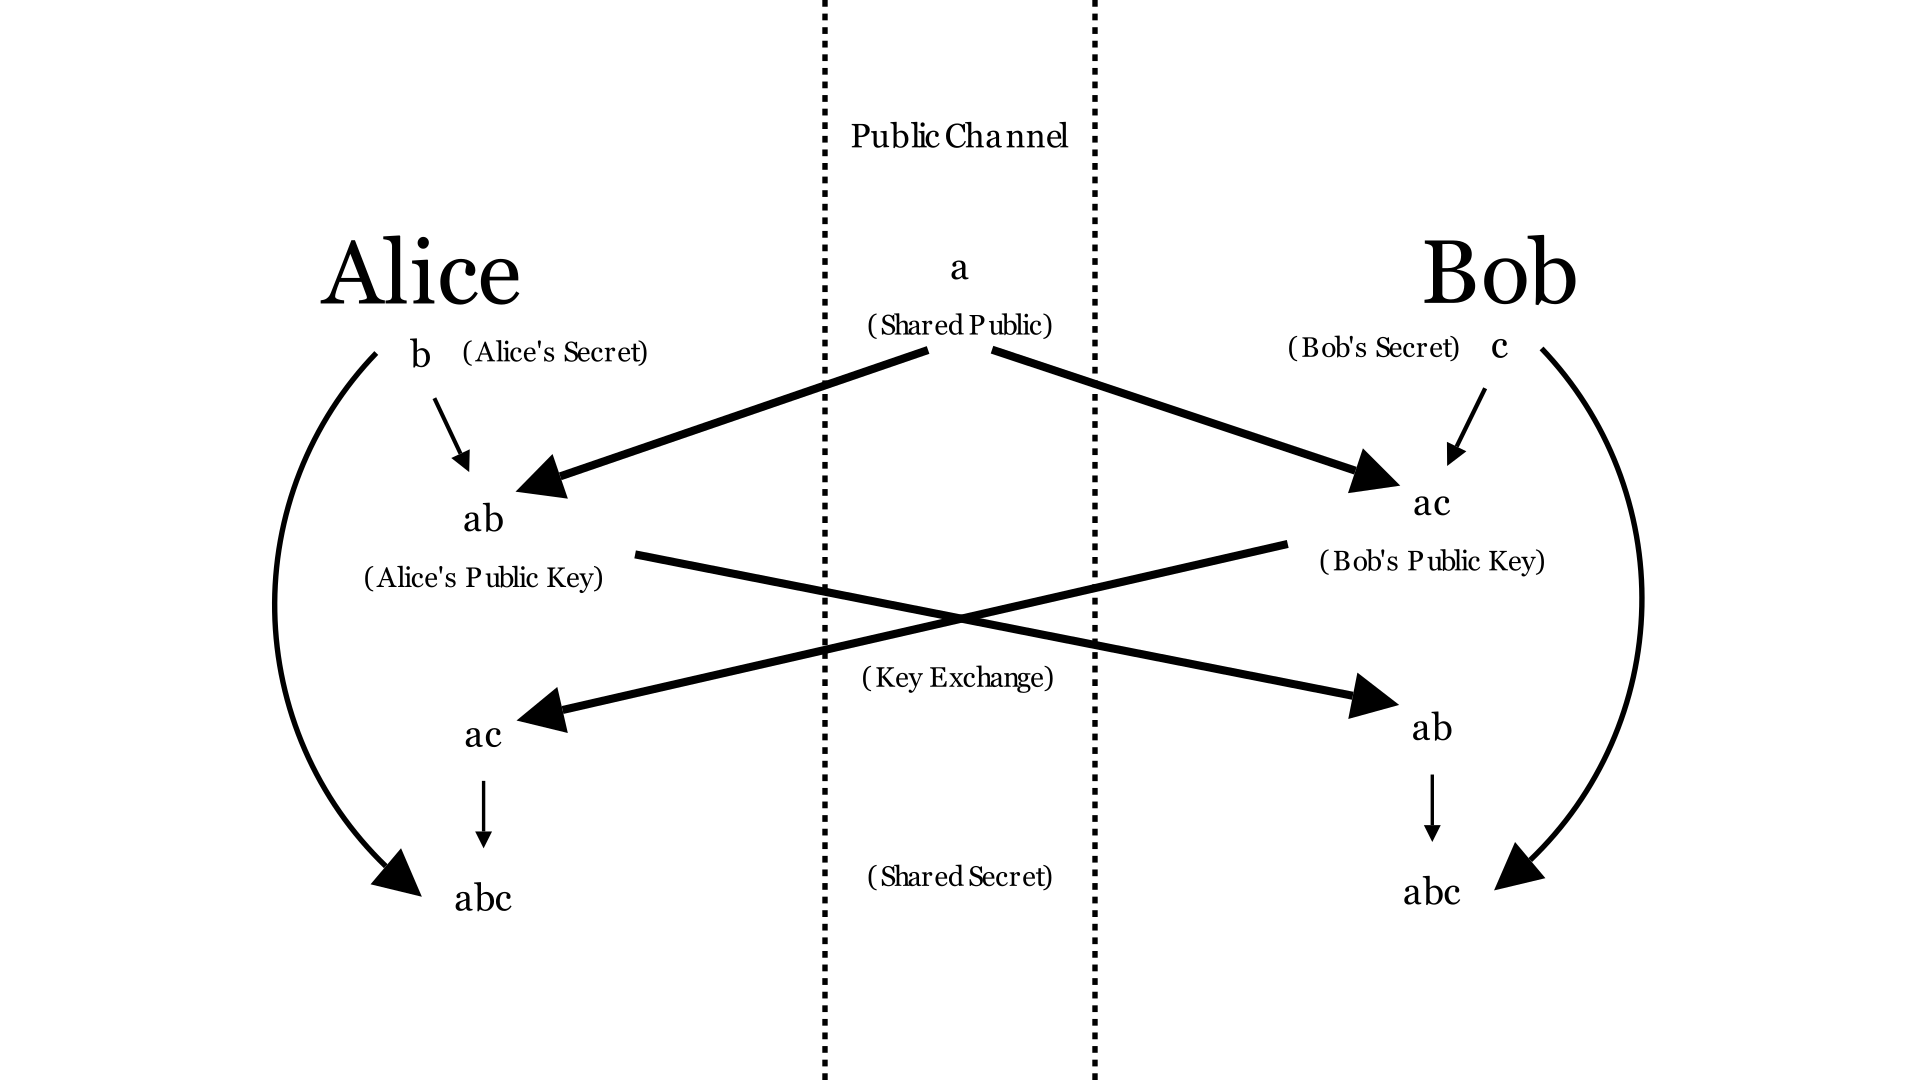

This figure's Python source:
from manim import *
from manim_mobject_svg import *

class DiffieHellman(Scene):
    def construct(self):
        self.camera.background_color = WHITE
        VMobject.set_default(color=BLACK)

        public_channel = VGroup(
            DashedLine(start=LEFT+UP*4, end=LEFT+DOWN*4),
            DashedLine(start=RIGHT+UP*4, end=RIGHT+DOWN*4),
            Text("Public Channel", font_size=18).move_to(UP*3)
        )

        shared_public_parameter = Text("a", font_size=20).move_to(UP * 2)
        shared_public_parameter = VGroup(
            shared_public_parameter,
            Text("(Shared Public)", font_size=15).next_to(shared_public_parameter, DOWN),
        )
        alice_label = Text("Alice").move_to(LEFT * 4 + UP * 2)
        alice_secret = Text("b", font_size=20).next_to(alice_label, DOWN)
        alice_secret_label = Text("(Alice's Secret)", font_size=15).next_to(alice_secret, RIGHT)
        alice = VGroup(alice_label, alice_secret, alice_secret_label)

        bob_label = Text("Bob").move_to(RIGHT * 4 + UP * 2)
        bob_secret = Text("c", font_size=20).next_to(bob_label, DOWN)
        bob_secret_label = Text("(Bob's Secret)", font_size=15).next_to(bob_secret, LEFT)
        bob = VGroup(bob_label, bob_secret, bob_secret_label)

        alice_public_key = Text("ab", font_size=20).next_to(alice, DOWN, buff=1)
        alice_public_key = VGroup(
            alice_public_key,
            Text("(Alice's Public Key)", font_size=15).next_to(alice_public_key, DOWN),
        )

        bob_public_key = Text("ac", font_size=20).next_to(bob, DOWN, buff=1)
        bob_public_key = VGroup(
            bob_public_key,
            Text("(Bob's Public Key)", font_size=15).next_to(bob_public_key, DOWN),
        )

        alice_combine = VGroup(
            Arrow(start=shared_public_parameter.get_bottom(), end=alice_public_key.get_top()),
            Arrow(start=alice_secret.get_bottom(), end=alice_public_key.get_top()),
        )
        bob_combine = VGroup(
            Arrow(start=shared_public_parameter.get_bottom(), end=bob_public_key.get_top()),
            Arrow(start=bob_secret.get_bottom(), end=bob_public_key.get_top()),
        )

        alice_public_key_with_bob = Text("ab", font_size=20).next_to(bob_public_key, DOWN, buff=1)
        bob_public_key_with_alice = Text("ac", font_size=20).next_to(alice_public_key, DOWN, buff=1)

        key_exchange = VGroup(
            Arrow(start=alice_public_key.get_right(), end=alice_public_key_with_bob.get_top()),
            Arrow(start=bob_public_key.get_left(), end=bob_public_key_with_alice.get_top()),
        )
        key_exchange = VGroup(
            key_exchange,
            Text("(Key Exchange)", font_size=15).next_to(key_exchange, DOWN, buff=-0.5),
        )


        alice_shared_secret = Text("abc", font_size=20).next_to(bob_public_key_with_alice, DOWN, buff=1)
        bob_shared_secret = Text("abc", font_size=20).next_to(alice_public_key_with_bob, DOWN, buff=1)
        shared_secret = VGroup(
            alice_shared_secret,
            bob_shared_secret,
            Text("(Shared Secret)", font_size=15).shift(DOWN*2.5),
        )

        alice_shared_combine = VGroup(
            CurvedArrow(start_point=alice_secret.get_left()+LEFT*0.25, end_point=alice_shared_secret.get_left()+LEFT*0.25),
            Arrow(start=bob_public_key_with_alice.get_bottom(), end=alice_shared_secret.get_top()),
        )
        bob_shared_combine = VGroup(
            ArcBetweenPoints(end=bob_secret.get_right()+RIGHT*0.25, start=bob_shared_secret.get_right()+RIGHT*0.25).add_tip(at_start=True),
            Arrow(start=alice_public_key_with_bob.get_bottom(), end=bob_shared_secret.get_top()),
        )

        output = VGroup(
            public_channel, shared_public_parameter,
            alice, bob,
            alice_public_key,
            bob_public_key,
            alice_combine,
            bob_combine,
            alice_public_key_with_bob,
            bob_public_key_with_alice,
            key_exchange,
            shared_secret,
            alice_shared_combine,
            bob_shared_combine,
        )
        output.to_svg("diffie-hellman.svg", crop=False)
        self.add(output)

if __name__=='__main__':
    scene = DiffieHellman()
    scene.construct()
